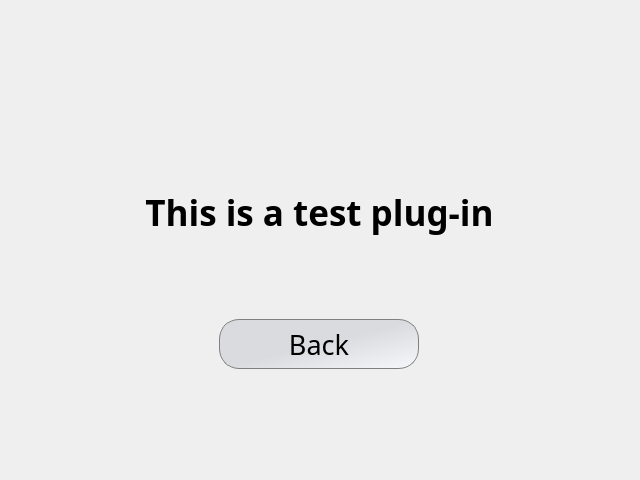
<?xml version="1.0" encoding="UTF-8"?>
<ui version="4.0">
 <class>Dialog</class>
 <widget class="QDialog" name="Dialog">
  <property name="geometry">
   <rect>
    <x>0</x>
    <y>0</y>
    <width>640</width>
    <height>480</height>
   </rect>
  </property>
  <property name="windowTitle">
   <string>Dialog</string>
  </property>
  <layout class="QGridLayout" name="gridLayout">
   <item row="0" column="0">
    <layout class="QVBoxLayout" name="verticalLayout">
     <property name="leftMargin">
      <number>100</number>
     </property>
     <property name="topMargin">
      <number>100</number>
     </property>
     <property name="rightMargin">
      <number>100</number>
     </property>
     <property name="bottomMargin">
      <number>100</number>
     </property>
     <item>
      <widget class="QLabel" name="test_label">
       <property name="font">
        <font>
         <family>Segoe Print</family>
         <pointsize>26</pointsize>
         <weight>75</weight>
         <bold>true</bold>
        </font>
       </property>
       <property name="text">
        <string>This is a test plug-in</string>
       </property>
       <property name="alignment">
        <set>Qt::AlignCenter</set>
       </property>
      </widget>
     </item>
     <item>
      <layout class="QHBoxLayout" name="horizontalLayout">
       <item>
        <widget class="QPushButton" name="btn_Back">
         <property name="minimumSize">
          <size>
           <width>200</width>
           <height>50</height>
          </size>
         </property>
         <property name="maximumSize">
          <size>
           <width>200</width>
           <height>50</height>
          </size>
         </property>
         <property name="font">
          <font>
           <family>Segoe Print</family>
           <pointsize>20</pointsize>
           <weight>9</weight>
           <italic>false</italic>
           <bold>false</bold>
           <strikeout>false</strikeout>
          </font>
         </property>
         <property name="styleSheet">
          <string notr="true">QPushButton {
	border: 1px solid gray;
    border-radius: 20px;
	font: 75 20pt &quot;Segoe Print&quot;;
    background-color: qlineargradient(x1: 0.5, y1: 0.5, x2: 1, y2: 1, stop: 0 #dadbde, stop: 1 #f6f7fa);
}
QPushButton:hover {
	border: 1px solid gray;
    background-color: qlineargradient(x1: 0, y1: 0, x2: 0, y2: 1, stop: 0 #f6f7fa, stop: 1 #dadbde);
}
QPushButton:pressed {
	border: 1px solid gray;
    background-color: qlineargradient(x1: 0, y1: 0, x2: 0, y2: 1, stop: 0 #dadbde, stop: 1 #f6f7fa);
}</string>
         </property>
         <property name="text">
          <string>Back</string>
         </property>
        </widget>
       </item>
      </layout>
     </item>
    </layout>
   </item>
  </layout>
 </widget>
 <resources/>
 <connections/>
</ui>
